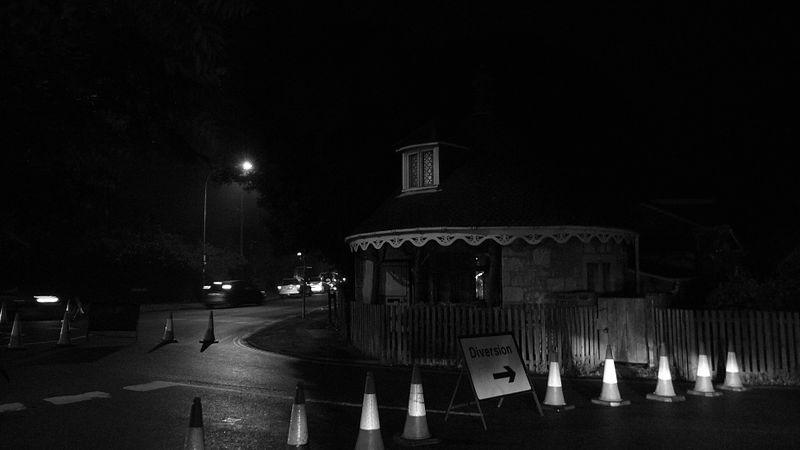
#> input picture Nighttime Road Contrast Enhancement python version/Resources/dark_road_2.jpg, 800 x 450 px
$ python GammaTransform.py
#> lines starting #> are read from the running program, lines starting #| are printed output that depends on the picture
'''
@program: GammaTransform.py

@description: 对图像进行Gamma变换

@author: doubleZ

@create: 2019/11/19
'''
import matplotlib.pyplot as plt         # plt 用于显示图片
import matplotlib.image as mpimg        # mpimg 用于读取图片

def GammaTransform(I, gamma):
    '''
    @description: 使用numpy直接对图片进行Gamma变换

    @params I: 原图
    @params gamma: Gamma变换参数

    @return : Gamma变换后的图像
    '''
    c = 255 / (255**gamma)
    J = c * I**gamma
    return J


if __name__ == '__main__':
    I = mpimg.imread('../Resources/dark_road_2.jpg')
#> I is the input picture: shape (450, 800); min 0, max 255, mean 16.8
    J = GammaTransform(I, 0.7)
#> in GammaTransform, `J = c * I**gamma`:
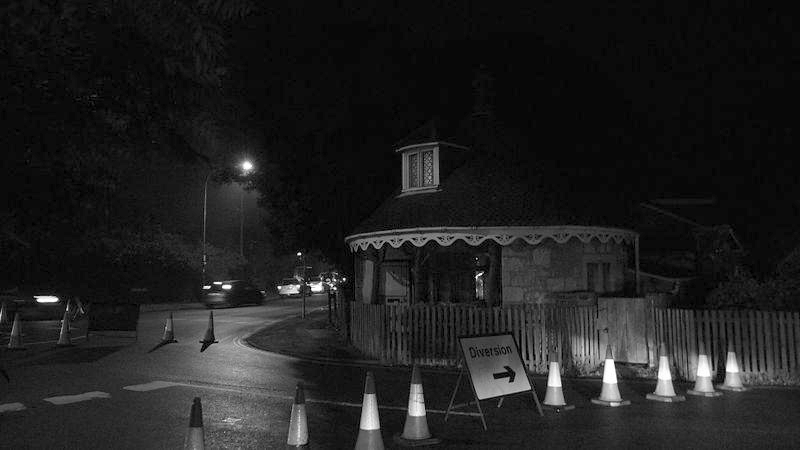
#> J: shape (450, 800) float64; min 0, max 255, mean 32.1

    plt.figure()
    plt.imshow(J, cmap='Greys_r')

$ run again, with Nighttime Road Contrast Enhancement python version/Resources/dark_road_1.jpg copied over Nighttime Road Contrast Enhancement python version/Resources/dark_road_2.jpg
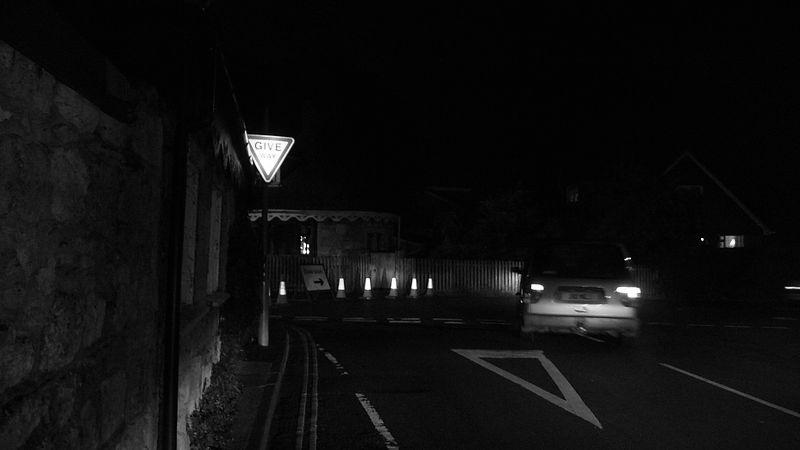
#> input picture Nighttime Road Contrast Enhancement python version/Resources/dark_road_1.jpg, 800 x 450 px
#> I is the input picture: shape (450, 800); min 0, max 255, mean 14.6
#> in GammaTransform, `J = c * I**gamma`:
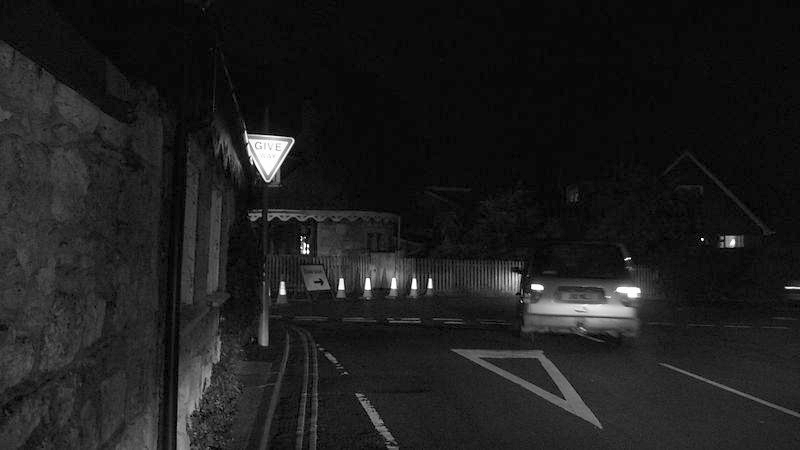
#> J: shape (450, 800) float64; min 0, max 255, mean 30.1

$ run again, with Nighttime Road Contrast Enhancement python version/Resources/dark_road_3.jpg copied over Nighttime Road Contrast Enhancement python version/Resources/dark_road_2.jpg
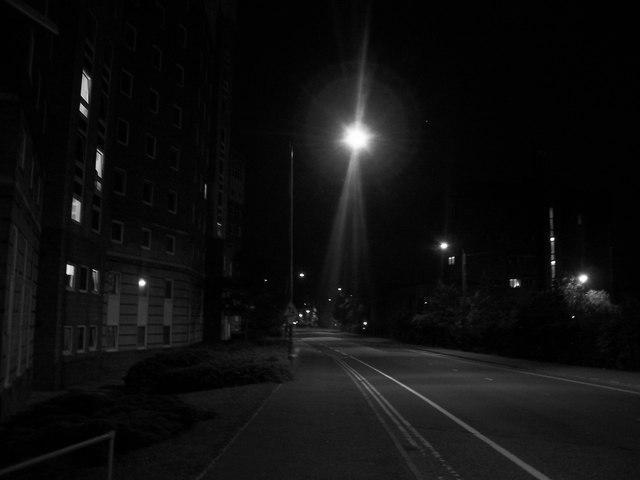
#> input picture Nighttime Road Contrast Enhancement python version/Resources/dark_road_3.jpg, 640 x 480 px
#> I is the input picture: shape (480, 640); min 0, max 255, mean 15.2
#> in GammaTransform, `J = c * I**gamma`:
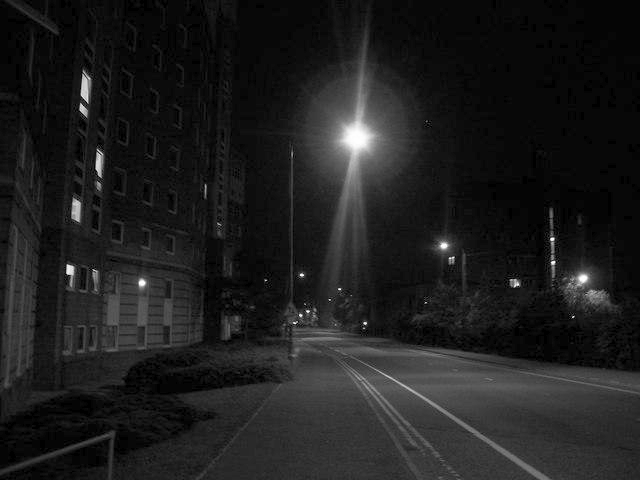
#> J: shape (480, 640) float64; min 0, max 255, mean 30.8
